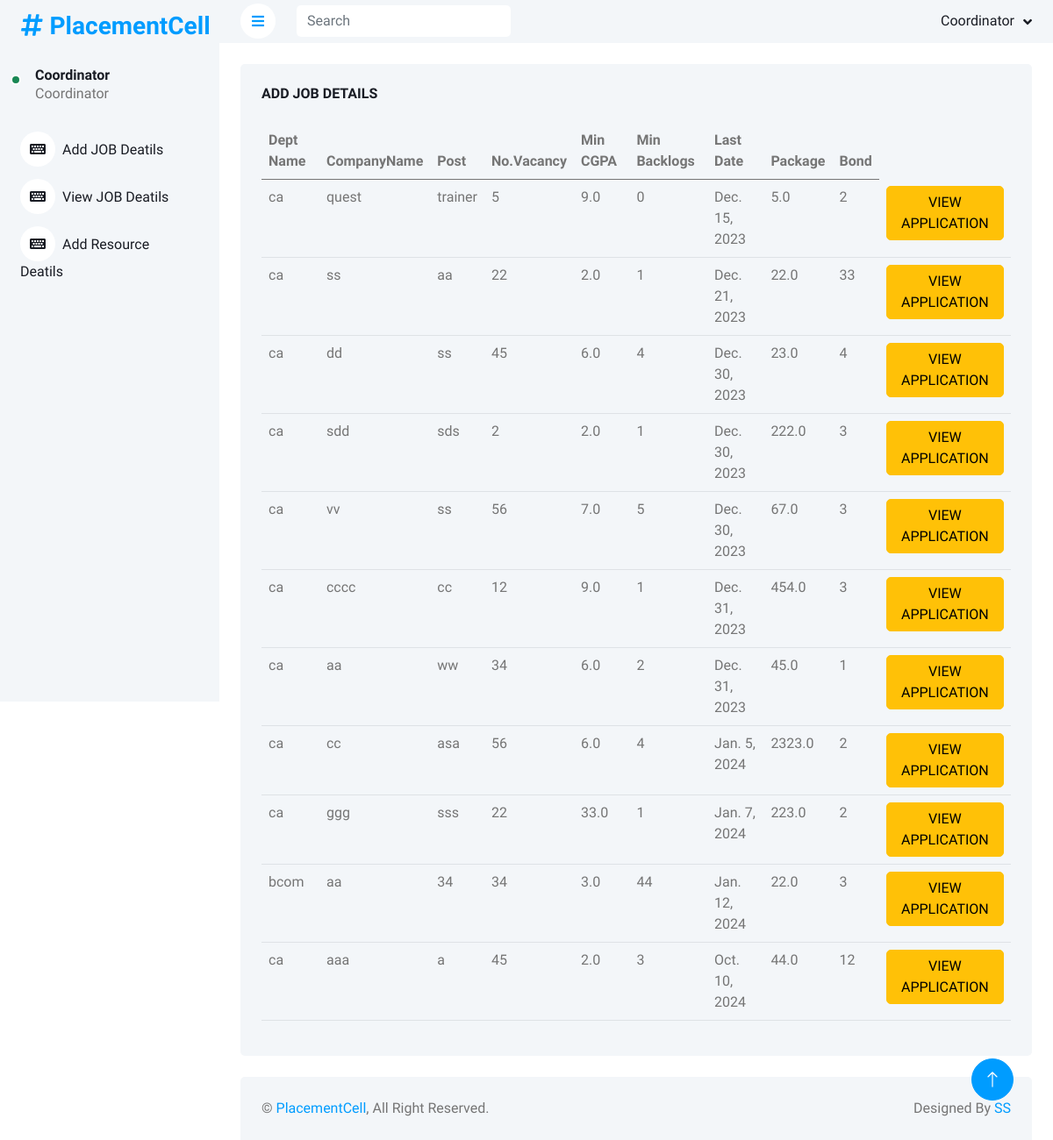
The page /Coordinator/view_jobs/ on the database its author committed.
### Coordinator/models.py (models this page shows)
class Job(models.Model):
    department_id=models.ForeignKey(Department,on_delete=models.CASCADE)
    CompanyName = models.CharField(max_length=30)
    post = models.CharField(max_length=30)
    no_of_vacancy = models.IntegerField()
    cgpa = models.FloatField()
    back_logs = models.IntegerField()
    last_date = models.DateField()
    package=models.FloatField()
    bond=models.IntegerField()

### Admin/models.py (models this page shows)
class Department(models.Model):
    dept_name=models.CharField(max_length=30)

### Coordinator/views.py (the view)
# urls.py: path('view_jobs/',view_jobs,name='view_jobs'),
def view_jobs(request):
    result = Job.objects.select_related('department_id').select_related('department_id').order_by('last_date')
    print(result)
    return render(request,'Coordinator/view_jobs.html',{'result':result})

### Coordinator/templates/Coordinator/view_jobs.html
{% extends 'Coordinator/shared/base.html' %}
{% block content %}
<div class="col-12">
    <div class="bg-light rounded h-100 p-4">
        <h6 class="mb-4">ADD JOB DETAILS</h6>
        <div class="table-responsive">
            <table class="table">
                <thead>
                    <tr>
                        <th scope="col">Dept Name</th>
                        <th scope="col">CompanyName</th>
                        <th scope="col">Post</th>
                        <th scope="col">No.Vacancy</th>
                        <th scope="col">Min CGPA</th>
                        <th scope="col">Min Backlogs</th>
                        <th scope="col">Last Date</th>
                        <th scope="col">Package</th>
                        <th scope="col">Bond</th>
                    </tr>
                </thead>
                <tbody>
                    {% for i in result %}
                    <tr>
                        <td>{{i.department_id.dept_name }} </td>
                        <td>{{i.CompanyName}}</td>
                        <td>{{i.post}}</td>
                        <td>{{i.no_of_vacancy}}</td>
                        <td>{{i.cgpa}}</td>
                        <td>{{i.back_logs}}</td>
                        <td>{{i.last_date}}</td>
                        <td>{{i.package}}</td>
                        <td>{{i.bond}}</td>
                         <td>
                            <a href="{% url 'view_applications' id=i.id %}" class="btn btn-warning btn-xs">VIEW APPLICATION</a>
                        </td>
                    </tr>
                    {% endfor %}
                </tbody>
            </table>
        </div>
    </div>
</div>
{% endblock content %}

### Coordinator/templates/Coordinator/shared/base.html (shortened to what this page needs)
{% load static %}
<!DOCTYPE html>
<html lang="en">
<head>
    <link href="https://cdnjs.cloudflare.com/ajax/libs/font-awesome/5.10.0/css/all.min.css" rel="stylesheet">
    <link href="https://cdn.jsdelivr.net/npm/bootstrap-icons@1.4.1/font/bootstrap-icons.css" rel="stylesheet">
    <link href="{% static 'lib/owlcarousel/assets/owl.carousel.min.css' %}" rel="stylesheet">
    <link href="{% static 'lib/tempusdominus/css/tempusdominus-bootstrap-4.min.css' %}" rel="stylesheet" />
    <link href="{% static 'css/bootstrap.min.css' %}" rel="stylesheet">
    <link href="{% static 'css/style.css' %}" rel="stylesheet">
</head>
<body>
    <div class="container-xxl position-relative bg-white d-flex p-0">
        <div class="sidebar pe-4 pb-3">
            <nav class="navbar bg-light navbar-light">
                <a href="index.html" class="navbar-brand mx-4 mb-3">
                    <h3 class="text-primary"><i class="fa fa-hashtag me-2"></i>PlacementCell</h3>
                </a>
                <div class="d-flex align-items-center ms-4 mb-4">
                    <div class="position-relative">
                        <div
                            class="bg-success rounded-circle border border-2 border-white position-absolute end-0 bottom-0 p-1">
                        </div>
                    </div>
                    <div class="ms-3">
                        <h6 class="mb-0">Coordinator</h6>
                        <span>Coordinator</span>
                    </div>
                </div>
                <div class="navbar-nav w-100">
                    <a href="{% url 'add_Jobs' %}" class="nav-item nav-link"><i class="fa fa-keyboard me-2"></i>Add JOB Deatils</a>
                    <a href="{% url 'view_jobs' %}" class="nav-item nav-link"><i class="fa fa-keyboard me-2"></i>View JOB Deatils</a>
                    <a href="{% url 'add_Resources' %}" class="nav-item nav-link"><i class="fa fa-keyboard me-2"></i>Add Resource Deatils</a>
                </div>
            </nav>
        </div>
        <div class="content">
            <nav class="navbar navbar-expand bg-light navbar-light sticky-top px-4 py-0">
                <a href="#" class="sidebar-toggler flex-shrink-0">
                    <i class="fa fa-bars"></i>
                </a>
                <form class="d-none d-md-flex ms-4">
                    <input class="form-control border-0" type="search" placeholder="Search">
                </form>
                <div class="navbar-nav align-items-center ms-auto">
                    <div class="nav-item dropdown">
                        <a href="#" class="nav-link dropdown-toggle" data-bs-toggle="dropdown">
                            <span class="d-none d-lg-inline-flex">Coordinator</span>
                        </a>
                    </div>
                </div>
            </nav>
            <div class="container-fluid pt-4 px-4">
                    {% block content %}
                    {% endblock content %}
            </div>
            <div class="container-fluid pt-4 px-4">
                <div class="bg-light rounded-top p-4">
                    <div class="row">
                        <div class="col-12 col-sm-6 text-center text-sm-start">
                            &copy; <a href="#">PlacementCell</a>, All Right Reserved.
                        </div>
                        <div class="col-12 col-sm-6 text-center text-sm-end">
                            Designed By <a href="https://htmlcodex.com">SS</a>
                        </div>
                    </div>
                </div>
            </div>
        </div>
        <a href="#" class="btn btn-lg btn-primary btn-lg-square back-to-top"><i class="bi bi-arrow-up"></i></a>
    </div>
</body>
</html>

### static/css/style.css (style rules this page uses)
:root { --primary: #009CFF; --light: #F3F6F9; --dark: #191C24; }
.back-to-top { position: fixed; display: none; right: 45px; bottom: 45px; z-index: 99; }
.btn { transition: .5s; }
.btn.btn-primary { color: #FFFFFF; }
.btn-lg-square { width: 48px; height: 48px; }
.btn-square, .btn-sm-square, .btn-lg-square { padding: 0; display: inline-flex; align-items: center; justify-content: center; font-weight: normal; border-radius: 50px; }
.sidebar { position: fixed; top: 0; left: 0; bottom: 0; width: 250px; height: 100vh; overflow-y: auto; background: var(--light); transition: 0.5s; z-index: 999; }
.content { margin-left: 250px; min-height: 100vh; background: #FFFFFF; transition: 0.5s; }
@media (min-width: 992px) { .sidebar { margin-left: 0; } }
@media (min-width: 992px) { .content { width: calc(100% - 250px); } }
.sidebar .navbar .navbar-nav .nav-link { padding: 7px 20px; color: var(--dark); font-weight: 500; border-left: 3px solid var(--light); border-radius: 0 30px 30px 0; outline: none; }
.sidebar .navbar .navbar-nav .nav-link i { width: 40px; height: 40px; display: inline-flex; align-items: center; justify-content: center; background: #FFFFFF; border-radius: 40px; }
.content .navbar .navbar-nav .nav-link { margin-left: 25px; padding: 12px 0; color: var(--dark); outline: none; }
.content .navbar .sidebar-toggler, .content .navbar .navbar-nav .nav-link i { width: 40px; height: 40px; display: inline-flex; align-items: center; justify-content: center; background: #FFFFFF; border-radius: 40px; }
.content .navbar .dropdown-toggle::after { margin-left: 6px; vertical-align: middle; border: none; content: "\f107"; font-family: "Font Awesome 5 Free"; font-weight: 900; transition: .5s; }

### rows shown on the page
Job: department_id.dept_name "ca", CompanyName "quest", post "trainer", no_of_vacancy "5", cgpa "9.0", back_logs "0", last_date "Dec. 15, 2023", package "5.0", bond "2"
Job: department_id.dept_name "ca", CompanyName "ss", post "aa", no_of_vacancy "22", cgpa "2.0", back_logs "1", last_date "Dec. 21, 2023", package "22.0", bond "33"
Job: department_id.dept_name "ca", CompanyName "dd", post "ss", no_of_vacancy "45", cgpa "6.0", back_logs "4", last_date "Dec. 30, 2023", package "23.0", bond "4"
Job: department_id.dept_name "ca", CompanyName "sdd", post "sds", no_of_vacancy "2", cgpa "2.0", back_logs "1", last_date "Dec. 30, 2023", package "222.0", bond "3"
Job: department_id.dept_name "ca", CompanyName "vv", post "ss", no_of_vacancy "56", cgpa "7.0", back_logs "5", last_date "Dec. 30, 2023", package "67.0", bond "3"
Job: department_id.dept_name "ca", CompanyName "cccc", post "cc", no_of_vacancy "12", cgpa "9.0", back_logs "1", last_date "Dec. 31, 2023", package "454.0", bond "3"
Job: department_id.dept_name "ca", CompanyName "aa", post "ww", no_of_vacancy "34", cgpa "6.0", back_logs "2", last_date "Dec. 31, 2023", package "45.0", bond "1"
Job: department_id.dept_name "ca", CompanyName "cc", post "asa", no_of_vacancy "56", cgpa "6.0", back_logs "4", last_date "Jan. 5, 2024", package "2323.0", bond "2"
Job: department_id.dept_name "ca", CompanyName "ggg", post "sss", no_of_vacancy "22", cgpa "33.0", back_logs "1", last_date "Jan. 7, 2024", package "223.0", bond "2"
Job: department_id.dept_name "bcom", CompanyName "aa", post "34", no_of_vacancy "34", cgpa "3.0", back_logs "44", last_date "Jan. 12, 2024", package "22.0", bond "3"
Job: department_id.dept_name "ca", CompanyName "aaa", post "a", no_of_vacancy "45", cgpa "2.0", back_logs "3", last_date "Oct. 10, 2024", package "44.0", bond "12"
